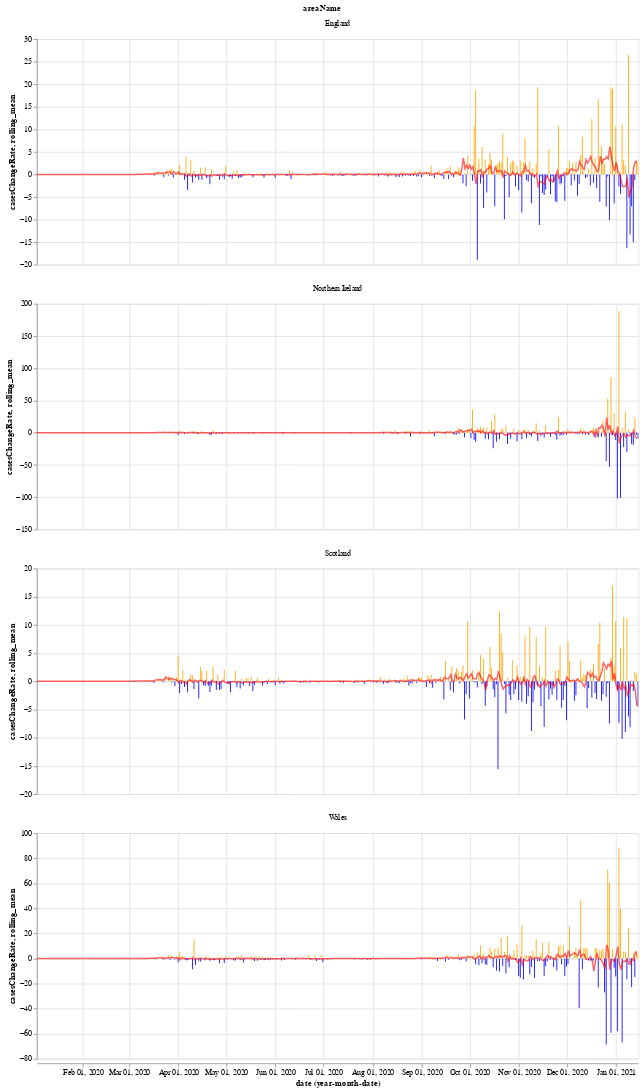

Source (notebook cell):
### Markdown cell above
We will use the Python library `Altair` for visualising the data, see the [altair docs](https://altair-viz.github.io/) for more information.

First we have a graph which shows the daily change in the number of new cases for each country. This number jumps up and down all over the place, which is likely due to delay in reporting of new cases over the weekend. Another interesting thing is that it looks like the daily cases in Wales experienced a much shorter period of calm over the summer (calm in the sense of daily cases not jumping up and down).

The orange bars are days when the number of new cases (per 100k population) was more than the previous day, while the blue are days when the number of new cases dropped. The red line is the 7 day moving average. 

When the moving average line is below 0, it means that there is a consistent drop in new cases. We can see this clearly happening around the times that lockdowns were introduced (though, to varying degrees). I will update the graphs soon with a marker of when each lockdown started.

### Code cell
# collapse
import altair as alt

bars = alt.Chart(uk_cases).mark_bar().encode(
    x="yearmonthdate(date):T",
    y="casesChangeRate:Q",
    tooltip='casesChange',
    color=alt.condition(
        alt.datum.casesChangeRate > 0,
        alt.value("orange"),  # The positive color
        alt.value("blue")  # The negative color
    )
).properties(title='Daily change in number of new cases with 7 day rolling mean',width=800).interactive()

line = alt.Chart(uk_cases).mark_line(
    color='red',
    size=2,
    opacity=0.6
).transform_window(
    rolling_mean='mean(casesChangeRate)',
    frame=[0, 7],
    groupby=['areaName']
).encode(
    x='yearmonthdate(date):T',
    y='rolling_mean:Q'
)

alt.layer(bars, line, data=uk_cases).facet(alt.Column(
    'areaName'), columns=1).resolve_scale(y='independent')

### Figure 1 — Vega-Lite specification as saved in the notebook (floating-point values rounded to 4 significant figures; data arrays with more than 128 entries replaced by an {"elided": "..."} marker saying what was removed)
{"config": {"view": {"continuousWidth": 400, "continuousHeight": 300}}, "data": {"name": "data-0c15b48130a88157d73daf527eddb68f"}, "facet": {"type": "nominal", "field": "areaName"}, "spec": {"layer": [{"mark": "bar", "encoding": {"color": {"condition": {"value": "orange", "test": "(datum.casesChangeRate > 0)"}, "value": "blue"}, "tooltip": {"type": "quantitative", "field": "casesChange"}, "x": {"type": "temporal", "field": "date", "timeUnit": "yearmonthdate"}, "y": {"type": "quantitative", "field": "casesChangeRate"}}, "selection": {"selector001": {"type": "interval", "bind": "scales", "encodings": ["x", "y"]}}, "title": "Daily change in number of new cases with 7 day rolling mean", "width": 800}, {"mark": {"type": "line", "color": "red", "opacity": 0.6, "size": 2}, "encoding": {"x": {"type": "temporal", "field": "date", "timeUnit": "yearmonthdate"}, "y": {"type": "quantitative", "field": "rolling_mean"}}, "transform": [{"window": [{"op": "mean", "field": "casesChangeRate", "as": "rolling_mean"}], "frame": [0, 7], "groupby": ["areaName"]}]}]}, "columns": 1, "resolve": {"scale": {"y": "independent"}}, "$schema": "https://vega.github.io/schema/vega-lite/v4.8.1.json", "datasets": {"data-0c15b48130a88157d73daf527eddb68f": {"elided": "1512 records"}}}
